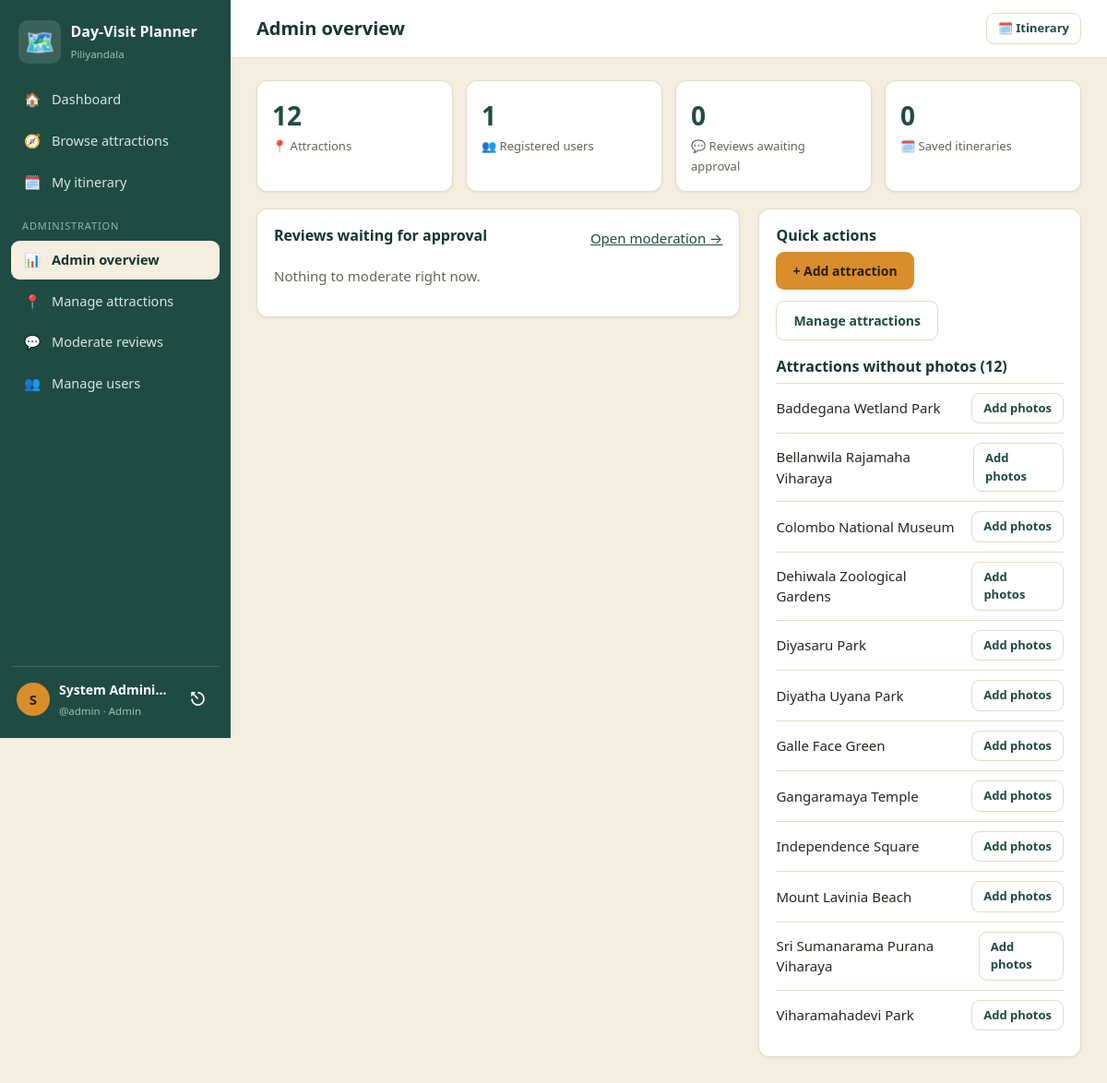
The page /admin/index.php (signed in) on the database its author committed.
### tables this page shows
CREATE TABLE ATTRACTION (
  AttractionID INT AUTO_INCREMENT PRIMARY KEY,
  Name VARCHAR(150) NOT NULL,
  Category VARCHAR(100) NOT NULL,
  Location VARCHAR(150) NULL,
  DistanceKm DECIMAL(5,1) NULL,
  Latitude DECIMAL(9,6) NULL,
  Longitude DECIMAL(9,6) NULL,
  MapQuery VARCHAR(255) NULL,
  OpeningHours VARCHAR(150) NULL,
  OpenTime TIME NULL,
  CloseTime TIME NULL,
  Fees DECIMAL(8,2) NULL,
  VisitMinutes INT NOT NULL DEFAULT 60,
  BestTime VARCHAR(150) NULL,
  Description TEXT NULL,
  Parking VARCHAR(255) NULL,
  Facilities VARCHAR(255) NULL,
  SafetyInfo VARCHAR(500) NULL,
  Accessibility VARCHAR(255) NULL,
  Rules VARCHAR(500) NULL
);

### config/config.php (called while the page is built, shortened)
<?php
function e($value): string
{
    return htmlspecialchars((string)$value, ENT_QUOTES, 'UTF-8');
}
function url(string $path = ''): string
{
    return BASE_URL . '/' . ltrim($path, '/');
}

### admin/index.php (the view, shortened to what this page needs)
<?php
require_once __DIR__ . '/../config/config.php';
require_once __DIR__ . '/../includes/layout.php';
$count = fn(string $sql) => (int)$pdo->query($sql)->fetchColumn();
$stats = [
    ['📍', $count('SELECT COUNT(*) FROM ATTRACTION'), 'Attractions'],
    ['👥', $count('SELECT COUNT(*) FROM USER'), 'Registered users'],
    ['💬', $count("SELECT COUNT(*) FROM REVIEW WHERE Status = 'Pending'"), 'Reviews awaiting approval'],
    ['🗓️', $count('SELECT COUNT(*) FROM ITINERARY'), 'Saved itineraries'],
];
$noPhoto = $pdo->query('SELECT a.AttractionID, a.Name FROM ATTRACTION a
                        WHERE NOT EXISTS (SELECT 1 FROM PHOTO p WHERE p.AttractionID = a.AttractionID) ORDER BY a.Name')->fetchAll();
$pending = $pdo->query("SELECT r.*, u.Username, a.Name AS AttractionName FROM REVIEW r
                        JOIN USER u ON u.UserID = r.UserID JOIN ATTRACTION a ON a.AttractionID = r.AttractionID
                        WHERE r.Status = 'Pending' ORDER BY r.CreatedAt LIMIT 5")->fetchAll();
app_header('Admin overview', 'admin');
?>
<div class="grid4 mb">
  <?php foreach ($stats as $s): ?>
    <div class="stat"><b><?= $s[1] ?></b><span><?= $s[0] ?> <?= e($s[2]) ?></span></div>
  <?php endforeach; ?>
</div>
<div class="split">
  <div class="card">
    <div class="row between"><h3>Reviews waiting for approval</h3><a href="<?= e(url('admin/reviews.php')) ?>">Open moderation →</a></div>
    <?php if (!$pending): ?><p class="muted">Nothing to moderate right now.</p><?php endif; ?>
  </div>
  <div class="card">
    <h3>Quick actions</h3>
    <div class="row">
      <a class="btn" href="<?= e(url('admin/attraction_form.php')) ?>">+ Add attraction</a>
      <a class="btn ghost" href="<?= e(url('admin/attractions.php')) ?>">Manage attractions</a>
    </div>
    <h3 class="mt">Attractions without photos (<?= count($noPhoto) ?>)</h3>
    <?php foreach ($noPhoto as $n): ?>
      <div class="plan-row"><span><?= e($n['Name']) ?></span>
        <a class="btn small ghost" href="<?= e(url('admin/attraction_form.php?id=' . $n['AttractionID'])) ?>">Add photos</a></div>
    <?php endforeach; ?>
  </div>
</div>
<?php app_footer();

### includes/layout.php (shortened to what this page needs)
<?php
function app_header(string $title, string $active = ''): void
{
    $name = $_SESSION['fullname'] ?? 'User';
    $username = $_SESSION['username'] ?? '';
    $role = $_SESSION['role'] ?? '';
    $count = plan_count();
    $nav = [
        ['dashboard', 'dashboard.php', '🏠', 'Dashboard'],
        ['browse', 'browse.php', '🧭', 'Browse attractions'],
        ['itinerary', 'itinerary.php', '🗓️', 'My itinerary'],
    ];
    $adminNav = [
        ['admin', 'admin/index.php', '📊', 'Admin overview'],
        ['admin-attractions', 'admin/attractions.php', '📍', 'Manage attractions'],
        ['admin-reviews', 'admin/reviews.php', '💬', 'Moderate reviews'],
        ['admin-users', 'admin/users.php', '👥', 'Manage users'],
    ];
    ?>
<!DOCTYPE html>
<html lang="en">
<head>
<link rel="stylesheet" href="<?= e(url('assets/css/app.css')) ?>">
</head>
<body>
<div class="app">
  <aside class="sidebar" id="sidebar">
    <div class="brand"><span class="brand-mark">🗺️</span><div><b>Day-Visit Planner</b><small>Piliyandala</small></div></div>
    <nav class="side-nav">
      <?php foreach ($nav as $n): ?>
        <a href="<?= e(url($n[1])) ?>" class="<?= $active === $n[0] ? 'active' : '' ?>">
          <span class="ico"><?= $n[2] ?></span><?= e($n[3]) ?>
        </a>
      <?php endforeach; ?>
      <?php if ($role === 'Admin'): ?>
        <div class="nav-label">Administration</div>
        <?php foreach ($adminNav as $n): ?>
          <a href="<?= e(url($n[1])) ?>" class="<?= $active === $n[0] ? 'active' : '' ?>"><span class="ico"><?= $n[2] ?></span><?= e($n[3]) ?></a>
        <?php endforeach; ?>
      <?php endif; ?>
    </nav>
    <div class="user-box">
      <div class="avatar"><?= e(strtoupper(substr($name, 0, 1))) ?></div>
      <div class="who"><b><?= e($name) ?></b><small>@<?= e($username) ?> · <?= e($role) ?></small></div>
      <a class="logout" href="<?= e(url('logout.php')) ?>" title="Sign out">⎋</a>
    </div>
  </aside>
  <div class="main">
    <header class="topbar">
      <h1><?= e($title) ?></h1>
      <a class="btn small ghost" href="<?= e(url('itinerary.php')) ?>">🗓️ Itinerary <span class="badge dark" id="planBadgeTop" <?= $count ? '' : 'hidden' ?>><?= $count ?></span></a>
    </header>
    <main class="content">
<?php
}
function app_footer(): void
{
    ?>
    </main>
  </div>
</div>
</body>
</html>
<?php
}
    ?>

### assets/css/app.css (style rules this page uses)
:root { --teal:#1F4B43; --teal-dark:#143630; --teal-soft:#E4EEEA; --saffron:#D98E2B; --saffron-soft:#FBEBD0; --sand:#F4EEE1; --card:#FFFFFF; --ink:#2A2521; --soft:#6B6258; --line:#E5DCC9; --red:#B4412B; --red-soft:#FBE3DC; --radius:12px; --shadow:0 1px 3px rgba(40,30,10,.08); }
* { box-sizing:border-box; }
html,body { margin:0; }
body { font-family:'Segoe UI',system-ui,-apple-system,Roboto,sans-serif;background:var(--sand);color:var(--ink);font-size:15px;line-height:1.5; }
a { color:var(--teal); }
h1,h2,h3 { margin:0;color:var(--teal-dark);line-height:1.25; }
h3 { font-size:16px;margin-bottom:8px; }
small { color:var(--soft); }
.muted { color:var(--soft); }
.app { display:grid;grid-template-columns:250px 1fr;min-height:100vh; }
.sidebar { background:var(--teal);color:#D7E7E2;display:flex;flex-direction:column;position:sticky;top:0;height:100vh;padding:18px 12px; }
.brand { display:flex;gap:10px;align-items:center;padding:4px 8px 18px; }
.brand b { display:block;color:#fff;font-size:16px; }
.brand small { color:#9FC1B8;font-size:11.5px; }
.brand-mark { font-size:26px;background:rgba(255,255,255,.12);border-radius:10px;padding:4px 7px; }
.side-nav { display:flex;flex-direction:column;gap:3px;flex:1;overflow-y:auto; }
.side-nav a { display:flex;align-items:center;gap:10px;color:#D7E7E2;text-decoration:none;padding:10px 12px;border-radius:9px;font-size:14.5px; }
.side-nav a.active { background:var(--sand);color:var(--teal-dark);font-weight:600; }
.ico { width:22px;text-align:center; }
.nav-label { font-size:11px;letter-spacing:.08em;text-transform:uppercase;color:#8FB5AB;margin:16px 12px 4px; }
.user-box { display:flex;align-items:center;gap:10px;border-top:1px solid rgba(255,255,255,.15);padding:14px 6px 2px; }
.avatar { width:36px;height:36px;border-radius:50%;background:var(--saffron);color:#2A1C04;font-weight:700;display:flex;align-items:center;justify-content:center; }
.who { flex:1;min-width:0; }
.who b { display:block;color:#fff;font-size:14px;white-space:nowrap;overflow:hidden;text-overflow:ellipsis; }
.who small { color:#9FC1B8;font-size:11.5px; }
.logout { color:#fff;text-decoration:none;font-size:20px;padding:4px 8px;border-radius:8px; }
.main { min-width:0; }
.topbar { display:flex;align-items:center;gap:12px;padding:14px 28px;background:var(--card);border-bottom:1px solid var(--line);position:sticky;top:0;z-index:20; }
.topbar h1 { font-size:20px;flex:1; }
.content { padding:24px 28px 50px;max-width:1180px; }
.card { background:var(--card);border:1px solid var(--line);border-radius:var(--radius);padding:18px;box-shadow:var(--shadow); }
.btn { display:inline-block;background:var(--saffron);color:#2A1C04;border:none;padding:10px 18px;border-radius:9px;font-weight:600;font-size:14px;cursor:pointer;text-decoration:none;font-family:inherit; }
.btn.ghost { background:transparent;border:1px solid var(--line);color:var(--teal); }
.btn.small { padding:6px 12px;font-size:13px; }
.row { display:flex;gap:12px;flex-wrap:wrap;align-items:center; }
.between { justify-content:space-between; }
.grid4 { display:grid;grid-template-columns:repeat(4,1fr);gap:14px; }
.split { display:grid;grid-template-columns:minmax(0,1.5fr) minmax(0,1fr);gap:20px;align-items:start; }
.mt { margin-top:18px; }
.mb { margin-bottom:18px; }
.stat { background:var(--card);border:1px solid var(--line);border-radius:var(--radius);padding:16px;box-shadow:var(--shadow); }
.stat b { display:block;font-size:28px;color:var(--teal); }
.stat span { color:var(--soft);font-size:13px; }
.plan-row { display:flex;justify-content:space-between;align-items:center;gap:8px;border-top:1px solid var(--line);padding:10px 0; }

### rows shown on the page
attraction: Name "Baddegana Wetland Park"
attraction: Name "Bellanwila Rajamaha Viharaya"
attraction: Name "Colombo National Museum"
attraction: Name "Dehiwala Zoological Gardens"
attraction: Name "Diyasaru Park"
attraction: Name "Diyatha Uyana Park"
attraction: Name "Galle Face Green"
attraction: Name "Gangaramaya Temple"
attraction: Name "Independence Square"
attraction: Name "Mount Lavinia Beach"
attraction: Name "Sri Sumanarama Purana Viharaya"
attraction: Name "Viharamahadevi Park"

### other values the page prints
$n[2] "🏠"
$n[3] "Dashboard"
$n[2] "🧭"
$n[3] "Browse attractions"
$n[2] "🗓️"
$n[3] "My itinerary"
$n[2] "📊"
$n[3] "Admin overview"
$n[2] "📍"
$n[3] "Manage attractions"
$n[2] "💬"
$n[3] "Moderate reviews"
$n[2] "👥"
$n[3] "Manage users"
substr($name, 0, 1) "S"
